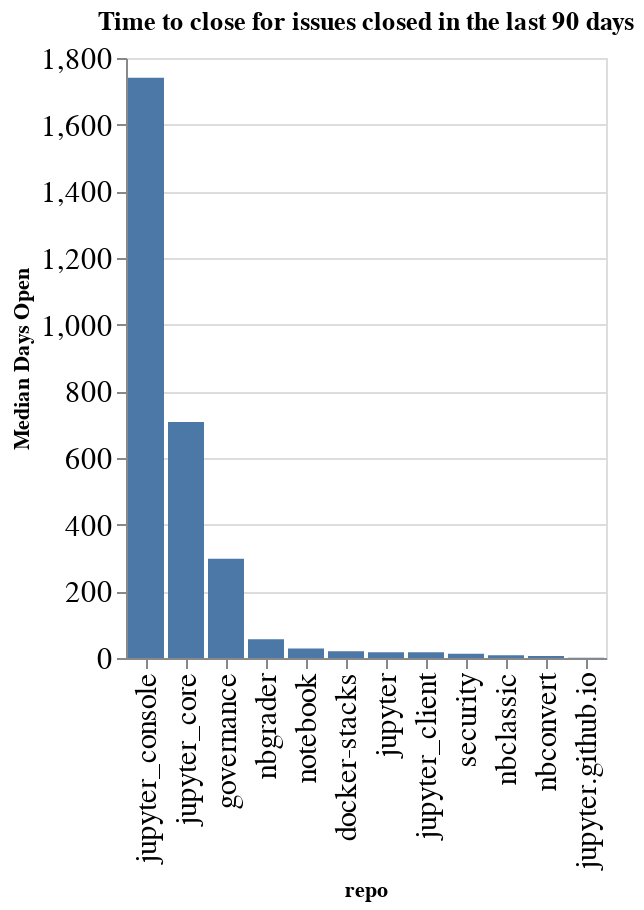

Notebook code cell kept with this figure:
### Code cell
time_open = closed.groupby(['org', 'repo']).agg({'time_open': 'median'}).reset_index()
time_open['time_open'] = time_open['time_open'] / (60 * 60 * 24)
time_open['org/repo'] = time_open.apply(lambda a: a['org'] + '/' + a['repo'], axis=1)
sorted_vals = time_open.sort_values(['org', 'time_open'], ascending=False)['repo'].values
alt.Chart(data=time_open, title=f"Time to close for issues closed in the last {n_days} days").mark_bar().encode(
    x=alt.X('repo', sort=alt.Sort(sorted_vals.tolist())),
    y=alt.Y('time_open', title="Median Days Open"),
)

### Figure 1 — Vega-Lite specification as saved in the notebook (floating-point values rounded to 4 significant figures)
{"config": {"axisLeft": {"labelFontSize": 15}, "axisBottom": {"labelFontSize": 15}}, "data": {"name": "data-c4d0d5080aece0da33e5d1046a856ab8"}, "mark": {"type": "bar"}, "encoding": {"x": {"field": "repo", "sort": ["jupyter_console", "jupyter_core", "governance", "nbgrader", "notebook", "docker-stacks", "jupyter", "jupyter_client", "security", "nbclassic", "nbconvert", "jupyter.github.io"], "type": "nominal"}, "y": {"field": "time_open", "title": "Median Days Open", "type": "quantitative"}}, "title": "Time to close for issues closed in the last 90 days", "$schema": "https://vega.github.io/schema/vega-lite/v5.20.1.json", "datasets": {"data-c4d0d5080aece0da33e5d1046a856ab8": [{"org": "jupyter", "repo": "docker-stacks", "time_open": 20.21, "org/repo": "jupyter/docker-stacks"}, {"org": "jupyter", "repo": "governance", "time_open": 298.0, "org/repo": "jupyter/governance"}, {"org": "jupyter", "repo": "jupyter", "time_open": 17.36, "org/repo": "jupyter/jupyter"}, {"org": "jupyter", "repo": "jupyter.github.io", "time_open": 0.9404, "org/repo": "jupyter/jupyter.github.io"}, {"org": "jupyter", "repo": "jupyter_client", "time_open": 17.07, "org/repo": "jupyter/jupyter_client"}, {"org": "jupyter", "repo": "jupyter_console", "time_open": 1741.0, "org/repo": "jupyter/jupyter_console"}, {"org": "jupyter", "repo": "jupyter_core", "time_open": 708.2, "org/repo": "jupyter/jupyter_core"}, {"org": "jupyter", "repo": "nbclassic", "time_open": 8.41, "org/repo": "jupyter/nbclassic"}, {"org": "jupyter", "repo": "nbconvert", "time_open": 5.779, "org/repo": "jupyter/nbconvert"}, {"org": "jupyter", "repo": "nbgrader", "time_open": 56.33, "org/repo": "jupyter/nbgrader"}, {"org": "jupyter", "repo": "notebook", "time_open": 28.17, "org/repo": "jupyter/notebook"}, {"org": "jupyter", "repo": "security", "time_open": 12.51, "org/repo": "jupyter/security"}]}}
